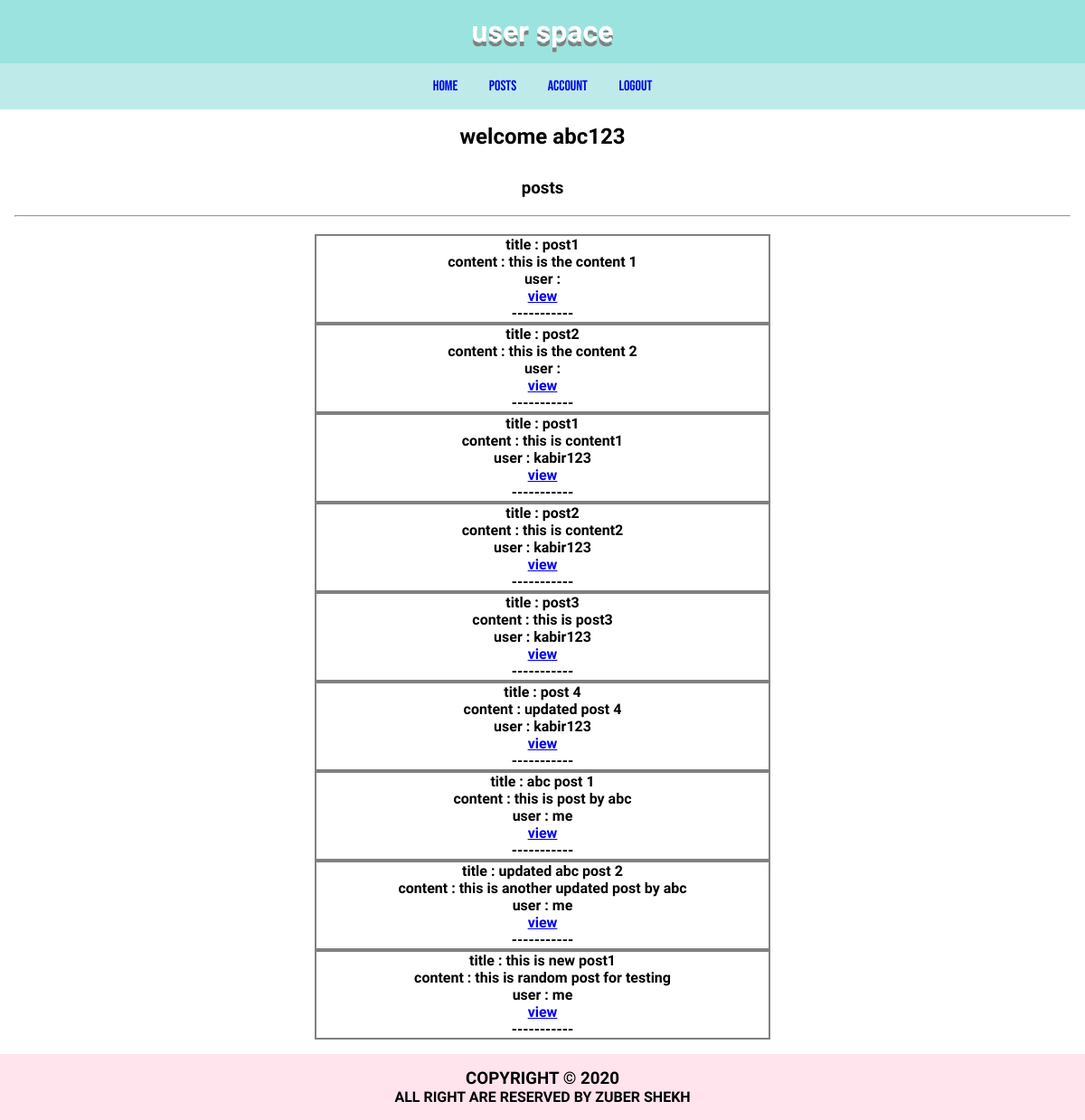
The page /home (signed in) on the database its author committed.
### userspaceapp/users/models.py (models this page shows, shortened)
class User(db.Model,UserMixin):
    __tablename__='users'
    id=db.Column(db.Integer,primary_key=True)
    username=db.Column(db.String(30),unique=True,nullable=False)
    email=db.Column(db.String(30),unique=True,nullable=False)
    password=db.Column(db.String(30),nullable=False)
    posts=db.relationship('Post',backref='user')

### userspaceapp/post/models.py (models this page shows)
class Post(db.Model):
    __tablename__='posts'
    id=db.Column(db.Integer,primary_key=True)
    title=db.Column(db.String(50),nullable=False)
    content=db.Column(db.String(200),nullable=False)
    user_id=db.Column(db.Integer,db.ForeignKey('users.id'))

### userspaceapp/users/routes.py (the view)
@users.route('/home')
@login_required
def home():
    posts=Post.query.all()
    return render_template('home.html',posts=posts)

### userspaceapp/users/models.py (called while the page is built)
@login_manager.user_loader
def login_user(id):
    return User.query.get(int(id))

### userspaceapp/templates/home.html (shortened to what this page needs)
{%extends 'base.html'%}
{%block main%}
<section>
    <h2>welcome {{current_user.username}}</h2>
</section>
<section class='users-info'>
    <h3>posts</h3><br>
    <hr><br>
    {%if posts%}
        {%for post in posts%}
            <div class="container post-container" style="border: 2px solid grey; max-width: 500px;margin: 0 auto;">
                <h4>title : {{post.title}}</>
                <p>content : {{post.content}}</p>
                <p>user : {%if current_user.username==post.user.username%}me{%else%}{{post.user.username}}{%endif%}</p>
                <a href="{{url_for('post.view_post',post_id=post.id)}}">view</a>
                <br>
                <p>-----------</p>
            </div>
        {%endfor%}
    {%endif%}
</section>
{%endblock%}

### userspaceapp/static/css/app.css (style rules this page uses)
* { padding: 0; margin: 0; }
:root { --header-bg:#9be3de; --header-fonts:'Sigmar One', cursive; --nav-bg:#beebe9; --nav-fonts:'Bebas Neue', cursive; --main-bg:#fffdf9; --main-fonts:'Quicksand', sans-serif; --footer-bg:#ffe3ed; }
body { color: #ffffff; font-size: 16px; }
.main h2 { text-align: center; padding: 1rem; }
.users-info { text-align: center; padding: 1rem; margin:0 auto; }

### rows shown on the page
User: username "abc123"
Post: title "post1", content "this is the content 1"
Post: title "post2", content "this is the content 2"
Post: title "post1", content "this is content1", user.username "kabir123"
Post: title "post2", content "this is content2", user.username "kabir123"
Post: title "post3", content "this is post3", user.username "kabir123"
Post: title "post 4", content "updated post 4", user.username "kabir123"
Post: title "abc post 1", content "this is post by abc", shows "me"
Post: title "updated abc post 2", content "this is another updated post by abc", shows "me"
Post: title "this is new post1", content "this is random post for testing", shows "me"
